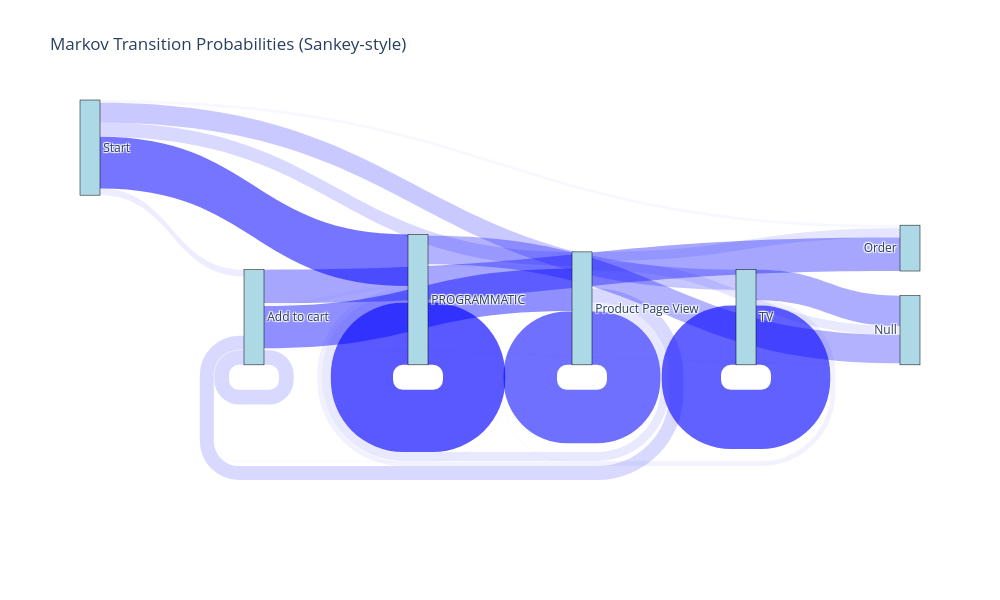

The notebook cell saved with this chart:
### Code cell
import pandas as pd
import plotly.graph_objects as go

# Your matrix
tm = transition_matrix  # use your DataFrame

# Flatten into source, target, value
sources = []
targets = []
values = []

for from_state in tm.index:
    for to_state in tm.columns:
        prob = tm.loc[from_state, to_state]
        if prob > 0:
            sources.append(from_state)
            targets.append(to_state)
            values.append(prob)

# Map state names to indices
all_states = list(tm.index)
state_to_idx = {state: i for i, state in enumerate(all_states)}

source_idx = [state_to_idx[s] for s in sources]
target_idx = [state_to_idx[t] for t in targets]

# Sankey diagram
fig = go.Figure(data=[go.Sankey(
    node=dict(
        pad=15,
        thickness=20,
        line=dict(color="black", width=0.5),
        label=all_states,
        color="lightblue"
    ),
    link=dict(
        source=source_idx,
        target=target_idx,
        value=values,
        color=['rgba(0,0,255,{:.2f})'.format(v) for v in values],  # optional: alpha by probability
        hovertemplate=[f"{s} → {t}: {v:.2f}" for s,t,v in zip(sources, targets, values)]
    )
)])

fig.update_layout(
    title_text="Markov Transition Probabilities (Sankey-style)",
    font_size=12,
    width=1000,
    height=600
)

fig.show()

### Figure 1 — Plotly figure (JSON) as saved in the notebook; plotly's stock layout.template omitted (floating-point values rounded to 4 significant figures)
{"data": [{"link": {"color": ["rgba(0,0,255,0.15)", "rgba(0,0,255,0.03)", "rgba(0,0,255,0.44)", "rgba(0,0,255,0.00)", "rgba(0,0,255,0.35)", "rgba(0,0,255,0.02)", "rgba(0,0,255,0.01)", "rgba(0,0,255,0.65)", "rgba(0,0,255,0.03)", "rgba(0,0,255,0.01)", "rgba(0,0,255,0.00)", "rgba(0,0,255,0.30)", "rgba(0,0,255,0.15)", "rgba(0,0,255,0.09)", "rgba(0,0,255,0.56)", "rgba(0,0,255,0.01)", "rgba(0,0,255,0.10)", "rgba(0,0,255,0.09)", "rgba(0,0,255,0.07)", "rgba(0,0,255,0.54)", "rgba(0,0,255,0.15)", "rgba(0,0,255,0.21)", "rgba(0,0,255,0.03)", "rgba(0,0,255,0.00)", "rgba(0,0,255,0.05)", "rgba(0,0,255,0.01)", "rgba(0,0,255,0.62)", "rgba(0,0,255,0.00)", "rgba(0,0,255,0.32)"], "hovertemplate": ["Add to cart → Add to cart: 0.15", "Add to cart → PROGRAMMATIC: 0.03", "Add to cart → Product Page View: 0.44", "Add to cart → TV: 0.00", "Add to cart → Order: 0.35", "Add to cart → Null: 0.02", "PROGRAMMATIC → Add to cart: 0.01", "PROGRAMMATIC → PROGRAMMATIC: 0.65", "PROGRAMMATIC → Product Page View: 0.03", "PROGRAMMATIC → TV: 0.01", "PROGRAMMATIC → Order: 0.00", "PROGRAMMATIC → Null: 0.30", "Product Page View → Add to cart: 0.15", "Product Page View → PROGRAMMATIC: 0.09", "Product Page View → Product Page View: 0.56", "Product Page View → TV: 0.01", "Product Page View → Order: 0.10", "Product Page View → Null: 0.09", "Start → Add to cart: 0.07", "Start → PROGRAMMATIC: 0.54", "Start → Product Page View: 0.15", "Start → TV: 0.21", "Start → Order: 0.03", "TV → Add to cart: 0.00", "TV → PROGRAMMATIC: 0.05", "TV → Product Page View: 0.01", "TV → TV: 0.62", "TV → Order: 0.00", "TV → Null: 0.32"], "source": [0, 0, 0, 0, 0, 0, 1, 1, 1, 1, 1, 1, 2, 2, 2, 2, 2, 2, 3, 3, 3, 3, 3, 4, 4, 4, 4, 4, 4], "target": [0, 1, 2, 4, 5, 6, 0, 1, 2, 4, 5, 6, 0, 1, 2, 4, 5, 6, 0, 1, 2, 4, 5, 0, 1, 2, 4, 5, 6], "value": [0.1545, 0.03197, 0.4425, 0.004448, 0.3501, 0.01651, 0.005369, 0.6532, 0.0295, 0.01009, 0.003379, 0.2984, 0.1469, 0.09348, 0.5608, 0.007148, 0.09809, 0.09355, 0.07065, 0.5422, 0.1483, 0.21, 0.0288, 0.002442, 0.04874, 0.00583, 0.6227, 0.001499, 0.3188]}, "node": {"color": "lightblue", "label": ["Add to cart", "PROGRAMMATIC", "Product Page View", "Start", "TV", "Order", "Null"], "line": {"color": "black", "width": 0.5}, "pad": 15, "thickness": 20}, "type": "sankey"}], "layout": {"font": {"size": 12}, "height": 600, "title": {"text": "Markov Transition Probabilities (Sankey-style)"}, "width": 1000}}
